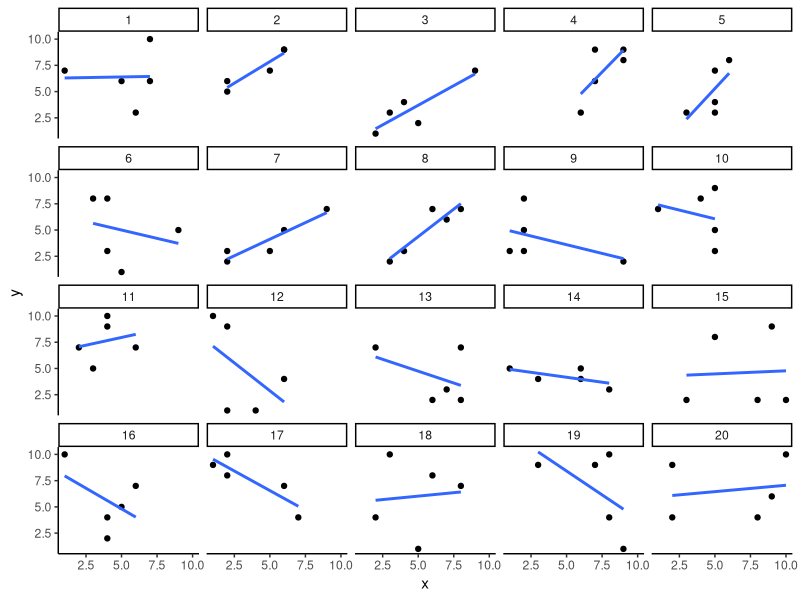
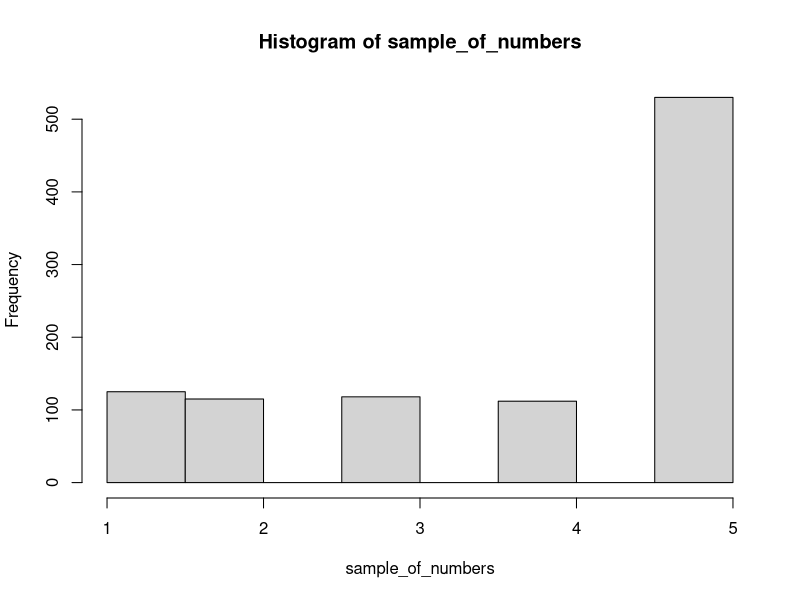
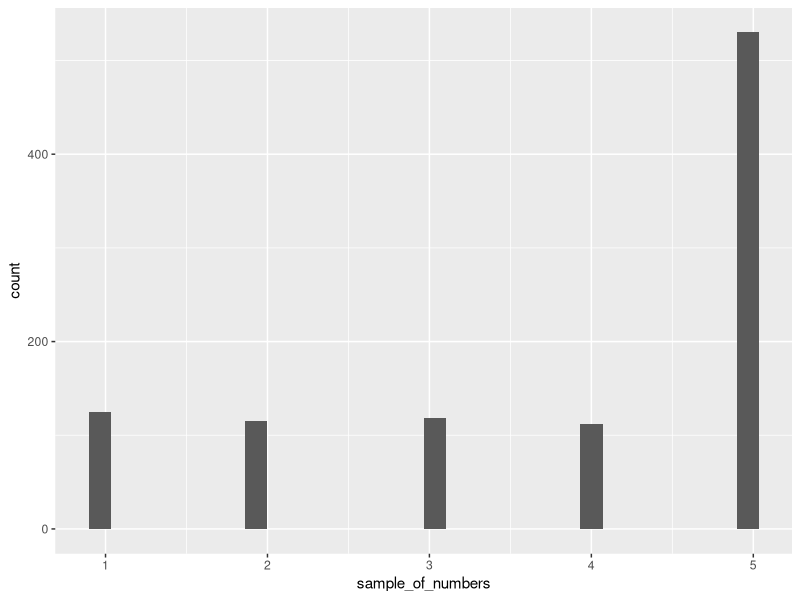
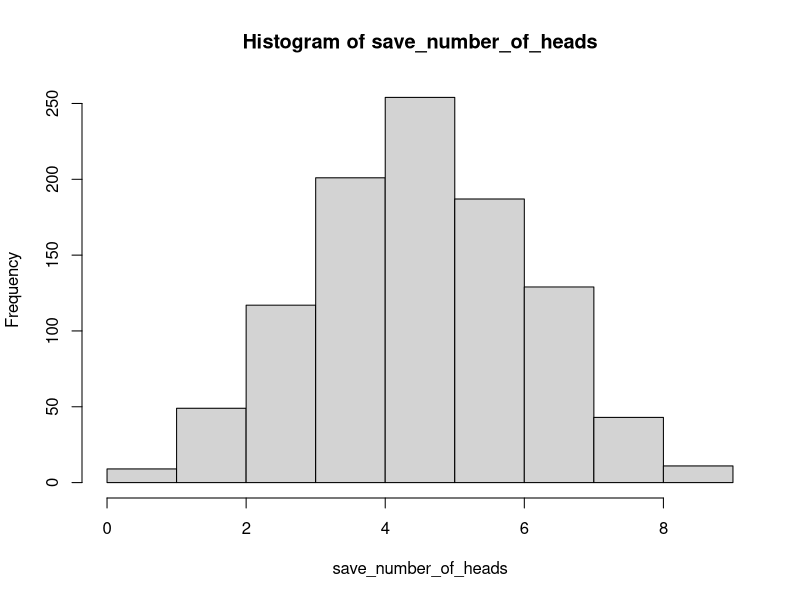
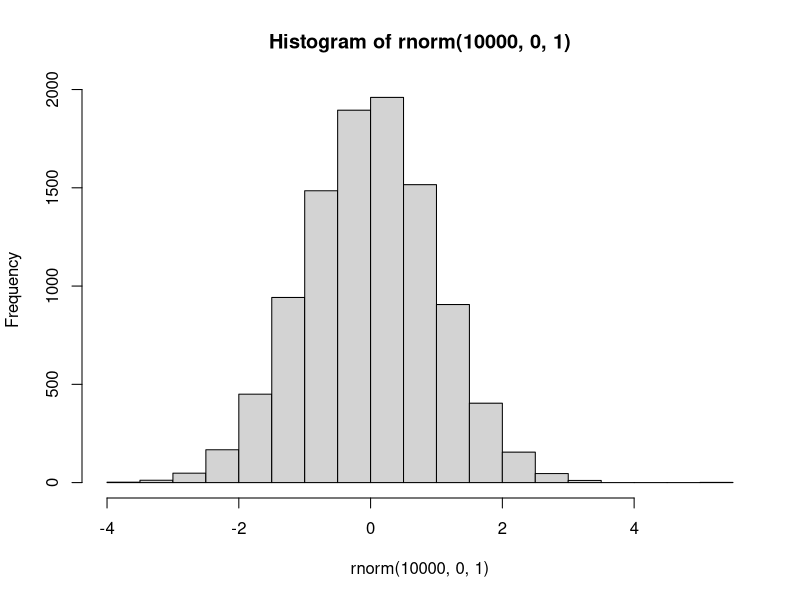
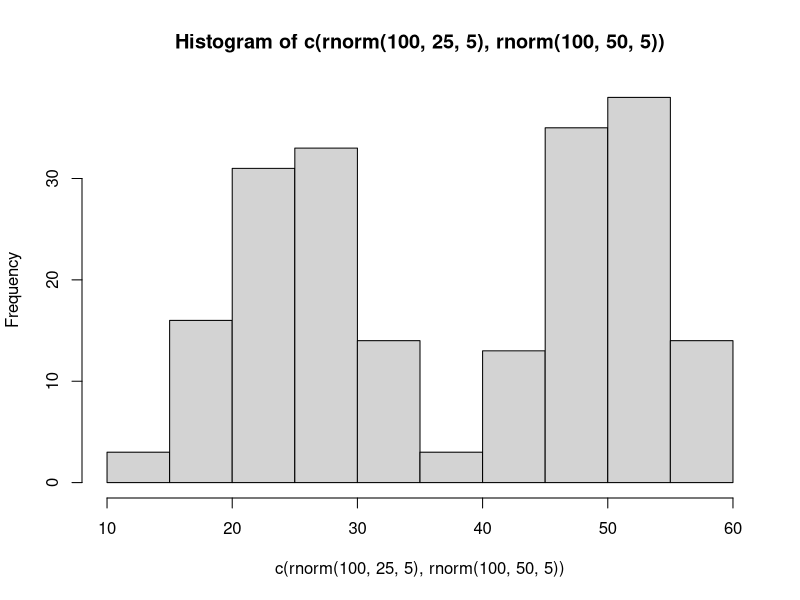
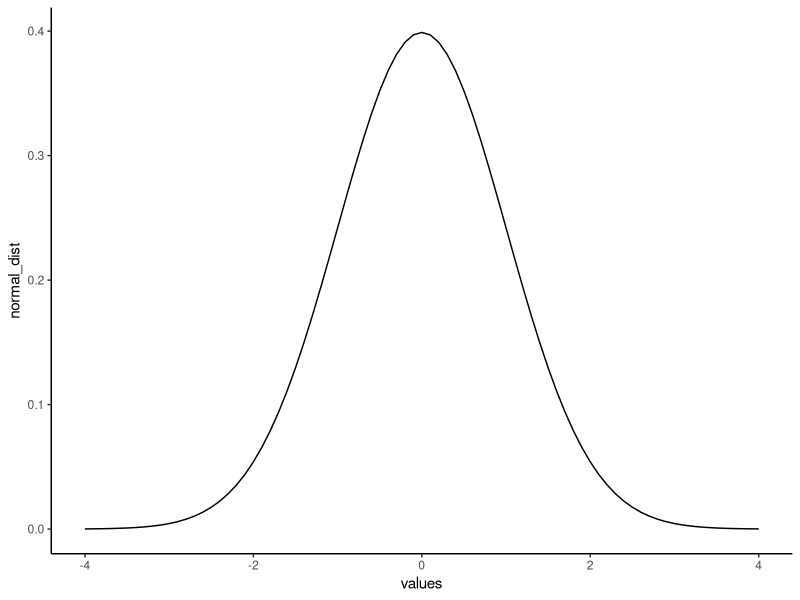
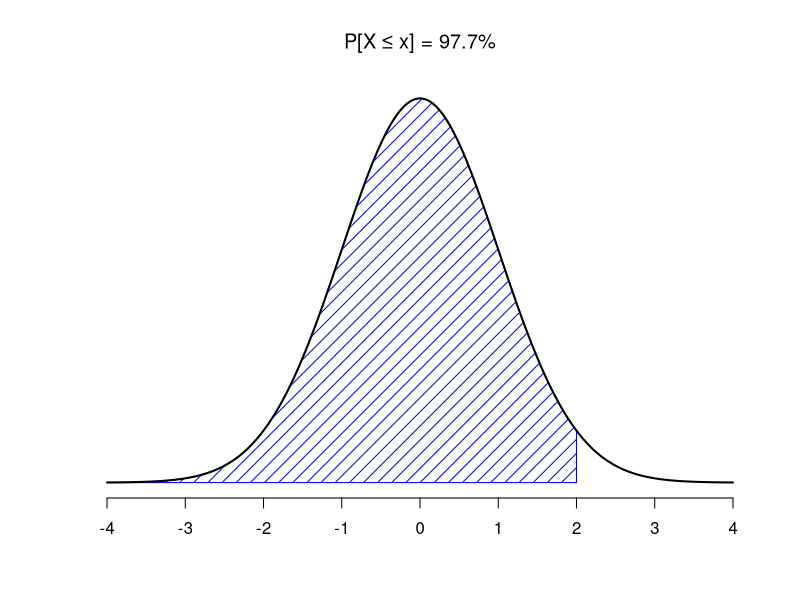

Here is the R script that generated these plots, in order:
## ---- chunk 1
library(ggplot2)
x<-round(runif(5*20,1,10)) # runif() draws a random sample from a uniform distribution
y<-round(runif(5*20,1,10))
conditions<-rep(1:20, each=5)

all_df <- data.frame(conditions, x, y)

ggplot(all_df, aes(x=x,y=y))+
  geom_point()+
  geom_smooth(method=lm, se=FALSE)+
  facet_wrap(~conditions)+
  theme_classic()

## ---- chunk 2
saved_value <- c() #make an empty variable
for (i in 1:5) {
  x <- runif(n=10, min=1, max=10)
  y <- runif(n=10, min=1, max=10)
  saved_value[i] <- sum(x*y)
}

min(saved_value)
max(saved_value)

## ---- chunk 3
gumballs <- c("A","B")
sample_of_gumballs <-sample(gumballs, 10, replace=TRUE)
sample_of_gumballs
## ---- chunk 4
some_numbers <- c(1,2,3,4,5,5,5,5)
sample_of_numbers <-sample(some_numbers, 20, replace=TRUE)
sample_of_numbers
## ---- chunk 5
some_numbers <- c(1,2,3,4,5,5,5,5)
sample_of_numbers <-sample(some_numbers, 1000, replace=TRUE)
hist(sample_of_numbers)

# we are using the built in hist() function. we could also use ggplot to generate this histogram:
ggplot(data.frame(sample_of_numbers),aes(x=sample_of_numbers)) + geom_histogram()

## ---- chunk 6
coin_flips <- rbinom(10,1,.5)
coin_flips

## ---- chunk 7
coin_flips <- rbinom(10,1,.5)
sum(coin_flips)
## ---- chunk 8
save_number_of_heads<-length(1000) # make an empty variable to save things in

for(i in 1:1000){
  save_number_of_heads[i] <- sum(rbinom(10,1,.5))
}

hist(save_number_of_heads)

## ---- chunk 9
hist(rnorm(10000,0,1))
## ---- chunk 10
hist( c( rnorm(100,25,5), rnorm(100,50,5)) )
## ---- chunk 11
normal_dist <- dnorm(seq(-4,4,.1), 0, 1)
values <-seq(-4,4,.1)
normal_df <-data.frame(values,normal_dist)

ggplot(normal_df, aes(x=values,y=normal_dist))+
  geom_line()+
  theme_classic()


## ---- chunk 12
pnorm(0, mean = 0, sd= 1)
## ---- chunk 13
pnorm(2, mean = 0, sd= 1)
## ---- chunk 14

plotNormArea <- function( a,b ) { # a = lower s.d., b = upper s.d.
  plot.new()
  w<-4
  plot.window( xlim = c(-w,w), ylim = c(0,.4))
  xval <- seq( max(a,-w),min(b,w),.01)
  yval <- dnorm(xval,0,1)
  end <- length(xval)
  polygon( c(xval[1],xval,xval[end]), 
           c(0,yval,0),
           col="blue",
           density = 10 
  )
  xval <- seq(-w,w,.01)
  yval <- dnorm( xval, 0, 1)				
  lines( xval,yval, lwd=2, col="black" )
  axis( side=1, at=-w:w )
  area <- abs(pnorm(b,0,1)-pnorm(a,0,1))
  title( main= paste("P[X ≤ x] = ",round(area*100,1),"%", sep=""), font.main=1 )
  
}

plotNormArea(-4,2)
  
## ---- chunk 15

plotNormArea <- function( a,b ) { # a = lower s.d., b = upper s.d.
  plot.new()
  w<-4
  plot.window( xlim = c(-w,w), ylim = c(0,.4))
  xval <- seq( max(a,-w),min(b,w),.01)
  yval <- dnorm(xval,0,1)
  end <- length(xval)
  polygon( c(xval[1],xval,xval[end]), 
           c(0,yval,0),
           col="blue",
           density = 10 
  )
  xval <- seq(-w,w,.01)
  yval <- dnorm( xval, 0, 1)				
  lines( xval,yval, lwd=2, col="black" )
  axis( side=1, at=-w:w )
  area <- abs(pnorm(b,0,1)-pnorm(a,0,1))
  title( main= paste("P[X ≥ x] = ",round(area*100,1),"%", sep=""), font.main=1 )
  
}

plotNormArea(2,4)
  
## ---- chunk 16
pnorm(2, mean = 0, sd= 1,lower.tail = FALSE)
## ---- chunk 17
set.seed(123)
some_numbers <- rnorm(20,50,25) # 20 numbers, mean = 50, s.d. = 25
print(some_numbers)
## ---- chunk 18
some_numbers <- rnorm(20,50,25) # 20 numbers, mean = 50, s.d. = 25
## ---- chunk 19
my_mean <- mean(some_numbers)
my_sd <-sd(some_numbers)

print(my_mean)
print(my_sd)
## ---- chunk 20
differences<-some_numbers-my_mean
print(differences)
## ---- chunk 21
z_scores<-differences/my_sd
print(z_scores)
